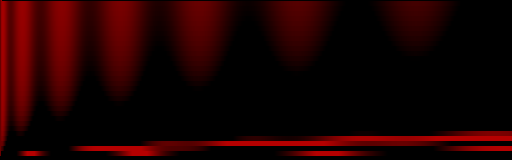
Frame 1 (no input)
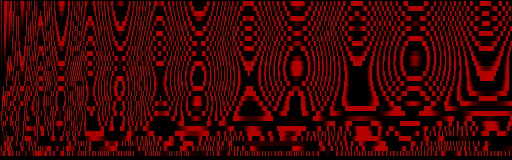
Frame 60 (the mouse pressed at the canvas centre just before this capture)
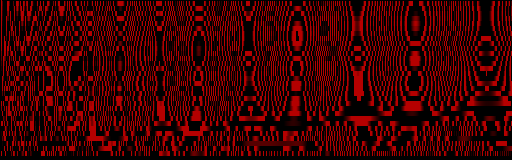
Frame 120 (the mouse held since frame 60 and released just before this capture)

The Processing sketch that drew these frames (run headless with seeded random() and noise(); from frame 60 on, the mouse is pressed at the canvas centre):

// Processing sketch: processing_52728
// ── processing_52728.pde

/* This is a template for bus-tops contest on OpenProcessing.org.
*  Bus-Tops (http://bus-tops.com) is a public art project
*  in London where we have placed 30 monochromatic red LED screens
*  on the roofs of bus shelters across the city. Sketches from
*  OpenProcessing Collections will be selected to be exhibited
*  on these screens.
*  For contest information and example sketches and submission:
*  http://www.openprocessing.org/collections/?collectionID=1337
*/

public void setup() {
 //do not change, this is fixed for LED screens.
 size(512, 160);
 //do not change, this is the refresh rate of LEDs.
 frameRate(8);
}

void draw() {
 background(0); //keep background black (LEDs are brightness based)
 stroke(255,0,0); //LEDs are on the scale of red
 fill(255,0,0);   //LEDs are on the scale of red

 //----DO WHATEVER YOU LIKE BELOW-----
 //(do not make it interactive, since people won't be able to usemouse/keyboard on a bus stop----
 for(int i=height;i++<=width*height;){
   stroke(255*tan(frameCount*sin(cos(sqrt(i%width)/((i/width)/5)+cos(sin(sqrt(i%width)))))),0,0);
   point(i%width,height-(i/width));
 }
}                               
